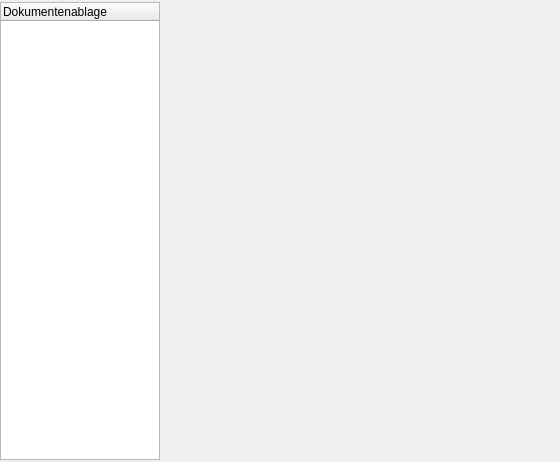
<?xml version="1.0" encoding="UTF-8"?>
<ui version="4.0">
 <class>BrowseDocs</class>
 <widget class="QWidget" name="BrowseDocs">
  <property name="geometry">
   <rect>
    <x>0</x>
    <y>0</y>
    <width>560</width>
    <height>462</height>
   </rect>
  </property>
  <property name="windowTitle">
   <string>Form</string>
  </property>
  <layout class="QGridLayout" name="gridLayout">
   <property name="leftMargin">
    <number>0</number>
   </property>
   <property name="topMargin">
    <number>2</number>
   </property>
   <property name="rightMargin">
    <number>0</number>
   </property>
   <property name="bottomMargin">
    <number>2</number>
   </property>
   <item rowspan="1" row="0" column="0" colspan="2">
    <widget class="QTreeWidget" name="treeWidget">
     <property name="maximumSize">
      <size>
       <width>160</width>
       <height>16777215</height>
      </size>
     </property>
     <property name="iconSize">
      <size>
       <width>32</width>
       <height>32</height>
      </size>
     </property>
     <column>
      <property name="text">
       <string>Dokumentenablage</string>
      </property>
     </column>
    </widget>
   </item>
  </layout>
 </widget>
 <resources/>
 <connections/>
</ui>
